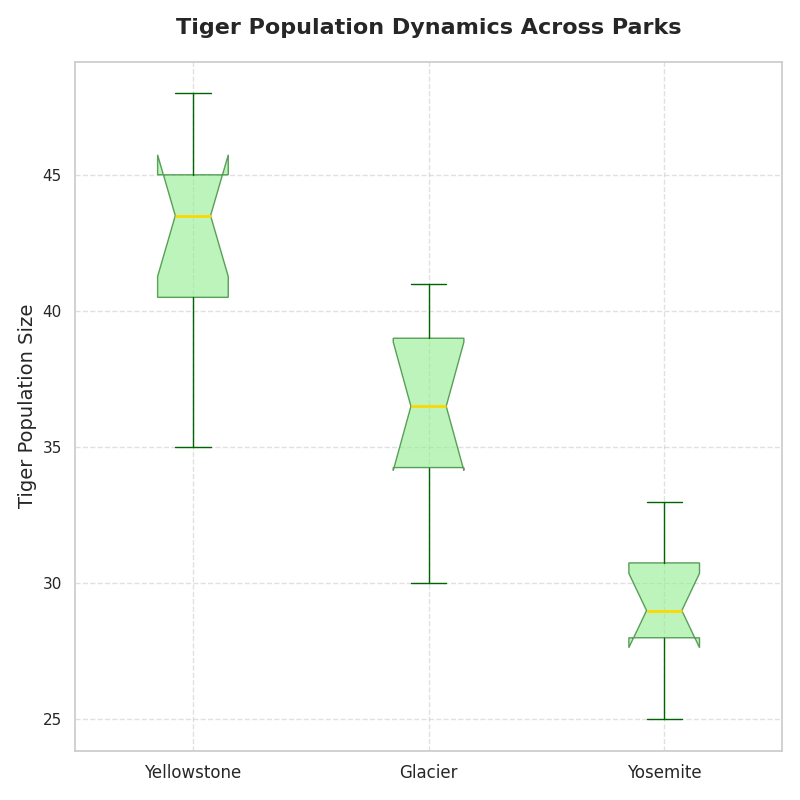

This chart was generated by the following Python code:
import matplotlib.pyplot as plt

# Multiple groups of data
populations_yellowstone = [35, 40, 45, 42, 38, 44, 47, 48, 43, 45]
populations_glacier = [30, 33, 37, 39, 35, 36, 40, 41, 39, 34]
populations_yosemite = [25, 28, 29, 31, 30, 27, 33, 32, 29, 28]

plt.figure(figsize=(8, 8))
plt.boxplot([populations_yellowstone, populations_glacier, populations_yosemite], vert=True, patch_artist=True, notch=True,
            boxprops=dict(facecolor='lightgreen', color='darkgreen', alpha=0.6),
            capprops=dict(color='darkgreen'),
            whiskerprops=dict(color='darkgreen'),
            flierprops=dict(marker='o', color='red', alpha=0.5),
            medianprops=dict(color='gold', linewidth=2))

plt.ylabel('Tiger Population Size', fontsize=14)
plt.xticks([1, 2, 3], ['Yellowstone', 'Glacier', 'Yosemite'], fontsize=12)
plt.title('Tiger Population Dynamics Across Parks', fontsize=16, weight='bold', pad=20)

plt.grid(True, linestyle='--', alpha=0.6)
plt.tight_layout()

plt.show()
